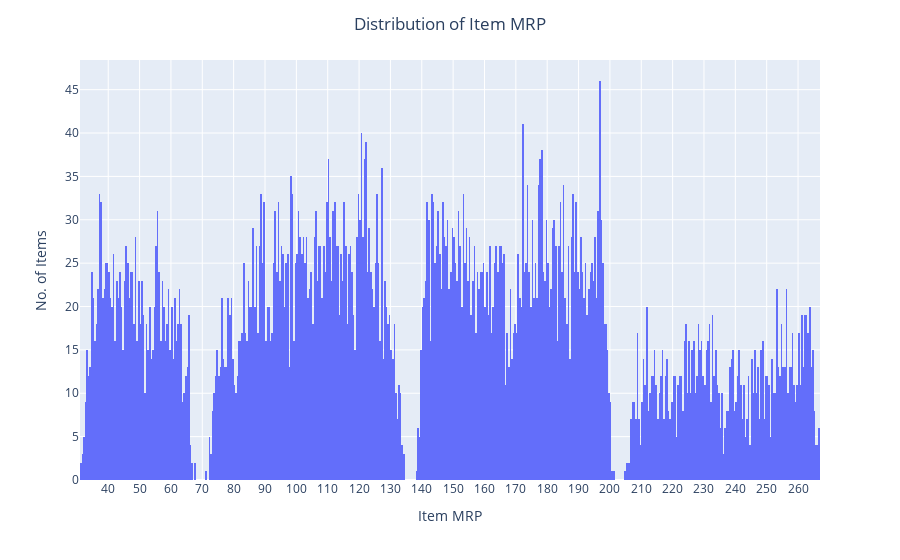

Notebook cell for this chart:
### Code cell
# plt.figure(figsize=(18,8))
# df['Item_MRP'].hist(bins=100)
# x=np.arange(30,270,5)
# plt.xticks(x)

sns.set_style('darkgrid')
fig = px.histogram(df, x='Item_MRP', nbins=500)

fig.update_xaxes(showgrid=True, dtick=10)

fig.update_layout(
    title={
        'text': 'Distribution of Item MRP',
        'x': 0.5,  # Center the title
    },
    xaxis_title='Item MRP',
    yaxis_title='No. of Items'
)

fig.show()

#0-69, 70-135, 136-202, 203-270

### Figure 1 — Plotly figure (JSON) as saved in the notebook; plotly's stock layout.template omitted (floating-point values rounded to 4 significant figures; data arrays with more than 128 entries replaced by an {"elided": "..."} marker saying what was removed)
{"data": [{"alignmentgroup": "True", "bingroup": "x", "hovertemplate": "Item_MRP=%{x}<br>count=%{y}<extra></extra>", "legendgroup": "", "marker": {"color": "#636efa", "pattern": {"shape": ""}}, "name": "", "nbinsx": 500, "offsetgroup": "", "orientation": "v", "showlegend": false, "type": "histogram", "x": {"elided": "8523 float values"}, "xaxis": "x", "yaxis": "y"}], "layout": {"barmode": "relative", "legend": {"tracegroupgap": 0}, "margin": {"t": 60}, "title": {"text": "Distribution of Item MRP", "x": 0.5}, "xaxis": {"anchor": "y", "domain": [0, 1], "dtick": 10, "showgrid": true, "title": {"text": "Item MRP"}}, "yaxis": {"anchor": "x", "domain": [0, 1], "title": {"text": "No. of Items"}}}}
